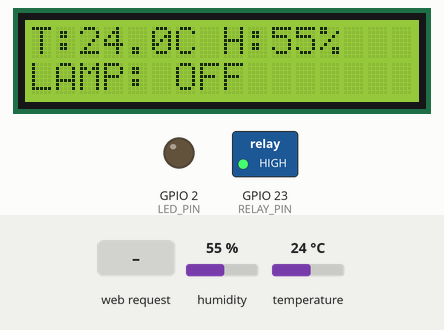
This sketch was run on a simulated ESP32. On the bench: 16×2 character LCD, switched loads named in the sketch (green lamp = pin HIGH), output pins drawn as LEDs (lit = HIGH). The inputs (shaded band) are chosen by the test bench; at power-on: humidity 55 %, temperature 24 °C. WiFi joins after 1.5 s; servers stay silent unless stated; what the sketch prints to the serial monitor is not drawn.

Above: at 9.9 s.
10.0 s: HTTP request GET /relay?state=on received
At 11.9 s:
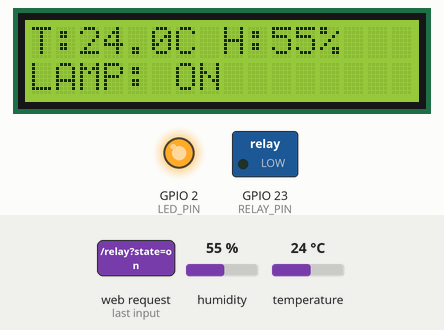
12.2 s: humidity set to 22 %
At 15.9 s:
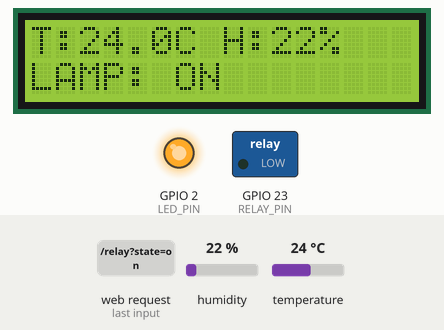
16.2 s: HTTP request GET /relay?state=off received
At 16.6 s:
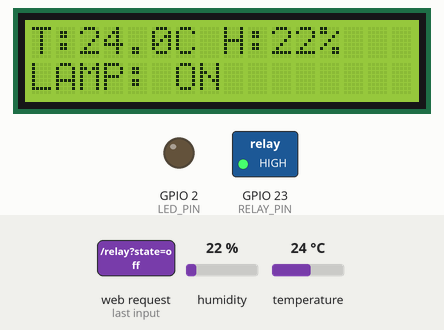
18.2 s: temperature set to 12 °C
At 19.2 s:
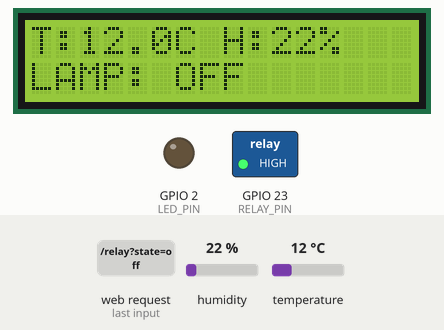
20.2 s: humidity set to 40 %
At 23.5 s:
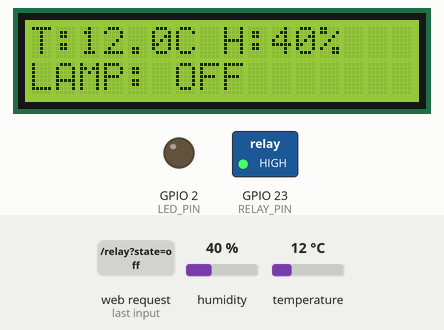
24.2 s: temperature set to 19 °C
At 27.8 s:
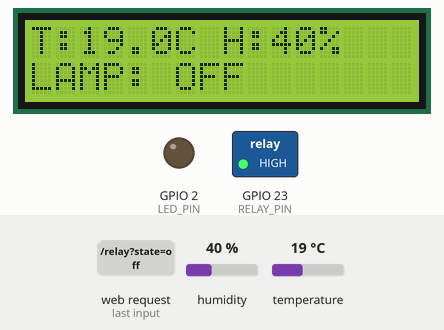
Timing chart, 0 to 29.2 s (numbered marks = the images above; inputs shaded):
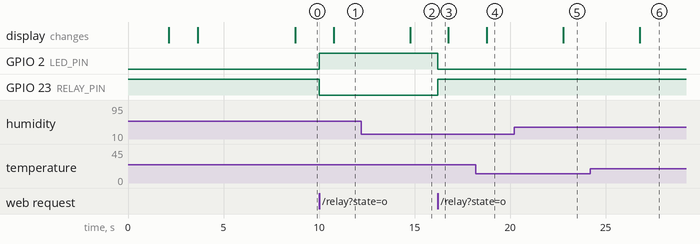

Measured:
- after the input at 10.0 s, GPIO 2 (LED_PIN): LOW → HIGH at once; GPIO 23 (RELAY_PIN): HIGH → LOW at once; the display: changes after 0.77 s (image 1)
- after the input at 12.2 s, the display: changes after 2.6 s (image 2)
- after the input at 16.2 s, GPIO 2 (LED_PIN): HIGH → LOW at once; GPIO 23 (RELAY_PIN): LOW → HIGH at once
- after the input at 18.2 s, the display: changes after 0.57 s (image 4)
- after the input at 20.2 s, the display: changes after 2.6 s (image 5)
- after the input at 24.2 s, the display: changes after 2.6 s (image 6)

The sketch:

NEXORA_Next-Generation-Environment_Room-Automation.ino
```cpp
#include <WiFi.h>
#include <WebServer.h>
#include <Wire.h>
#include <LiquidCrystal_I2C.h>
#include <DHT.h>
#include <string.h>

// =====================================
// KONFIGURASI WIFI
// =====================================

const char* ssid = "Kos Kantin Depan";
const char* password = "kantindepan";

// =====================================
// KONFIGURASI PIN
// =====================================

#define DHT_PIN 4
#define DHT_TYPE DHT11

#define RELAY_PIN 23
#define LED_PIN 2

#define SDA_PIN 21
#define SCL_PIN 22

// =====================================
// OBJEK KOMPONEN
// =====================================

DHT dht(DHT_PIN, DHT_TYPE);

LiquidCrystal_I2C lcd(0x27, 16, 2);

WebServer server(80);

// =====================================
// VARIABEL SISTEM
// =====================================

bool lampState = false;

float temperature = NAN;
float humidity = NAN;

unsigned long lastSensorRead = 0;
unsigned long lastLCDUpdate = 0;

// =====================================
// WEBSITE DASHBOARD
// =====================================

const char MAIN_page[] PROGMEM = R"rawliteral(

<!DOCTYPE html>
<html lang="en">

<head>

<meta charset="UTF-8">
<meta name="viewport" content="width=device-width, initial-scale=1.0">

<title>NEXORA - Smart Room System</title>

<style>

* {
  margin: 0;
  padding: 0;
  box-sizing: border-box;
}

body {
  font-family: 'Segoe UI', sans-serif;
  background: #080f1e;
  color: white;
  min-height: 100vh;
  overflow-x: hidden;
  padding: 25px;
}

.background {
  position: fixed;
  inset: 0;
  overflow: hidden;
  z-index: -1;
}

.blob {
  position: absolute;
  width: 300px;
  height: 300px;
  border-radius: 50%;
  filter: blur(100px);
  opacity: 0.35;
  animation: float 8s infinite alternate ease-in-out;
}

.blob.one {
  background: #2563eb;
  top: -100px;
  left: -80px;
}

.blob.two {
  background: #7c3aed;
  bottom: -100px;
  right: -80px;
  animation-delay: 2s;
}

@keyframes float {
  from {
    transform: translate(0, 0);
  }
  to {
    transform: translate(80px, 60px);
  }
}

.container {
  max-width: 950px;
  margin: auto;
}

.header {
  display: flex;
  justify-content: space-between;
  align-items: center;
  margin-bottom: 35px;
  flex-wrap: wrap;
  gap: 15px;
}

.logo {
  font-size: 25px;
  font-weight: 800;
  letter-spacing: 1px;
}

.logo span {
  color: #60a5fa;
}

.connection {
  background: #142d29;
  color: #4ade80;
  padding: 9px 15px;
  border-radius: 30px;
  font-size: 12px;
}

.dot {
  display: inline-block;
  width: 8px;
  height: 8px;
  background: #4ade80;
  border-radius: 50%;
  margin-right: 6px;
  animation: pulse 1.5s infinite;
}

@keyframes pulse {
  50% {
    opacity: 0.3;
    transform: scale(0.7);
  }
}

.welcome {
  margin-bottom: 25px;
}

.welcome h1 {
  font-size: clamp(25px, 5vw, 36px);
  margin-bottom: 8px;
}

.welcome p {
  color: #94a3b8;
  font-size: 14px;
}

.grid {
  display: grid;
  grid-template-columns: repeat(2, 1fr);
  gap: 18px;
}

.card {
  background: rgba(22, 35, 58, 0.8);
  border: 1px solid rgba(148, 163, 184, 0.12);
  border-radius: 20px;
  padding: 25px;
  backdrop-filter: blur(15px);
  box-shadow: 0 10px 35px rgba(0,0,0,0.2);
  transition: 0.3s;
  animation: appear 0.8s ease;
}

.card:hover {
  transform: translateY(-5px);
  border-color: #3b82f6;
}

@keyframes appear {
  from {
    opacity: 0;
    transform: translateY(20px);
  }
  to {
    opacity: 1;
    transform: translateY(0);
  }
}

.card-title {
  color: #94a3b8;
  font-size: 14px;
  margin-bottom: 20px;
}

.icon {
  font-size: 30px;
  margin-bottom: 12px;
}

.value {
  font-size: 38px;
  font-weight: 700;
}

.unit {
  color: #94a3b8;
  font-size: 16px;
}

.temperature {
  color: #fb923c;
}

.humidity {
  color: #60a5fa;
}

.lamp-card {
  grid-column: span 2;
  text-align: center;
  padding: 30px;
}

.lamp {
  font-size: 75px;
  margin: 15px 0;
  transition: 0.5s;
  filter: grayscale(1);
}

.lamp.on {
  filter: grayscale(0);
  animation: glow 2s infinite alternate;
}

@keyframes glow {
  from {
    filter: drop-shadow(0 0 5px #facc15);
  }
  to {
    filter: drop-shadow(0 0 25px #facc15);
  }
}

.status {
  font-size: 14px;
  color: #94a3b8;
  margin-bottom: 20px;
}

.buttons {
  display: flex;
  justify-content: center;
  gap: 15px;
  flex-wrap: wrap;
}

button {
  border: none;
  padding: 13px 35px;
  border-radius: 12px;
  font-size: 15px;
  font-weight: 700;
  cursor: pointer;
  transition: 0.25s;
}

button:hover {
  transform: scale(1.06);
}

button:active {
  transform: scale(0.95);
}

.on-btn {
  background: #16a34a;
  color: white;
}

.off-btn {
  background: #dc2626;
  color: white;
}

button:disabled {
  opacity: 0.4;
  cursor: not-allowed;
}

.footer {
  text-align: center;
  color: #64748b;
  margin-top: 30px;
  font-size: 12px;
}

@media(max-width: 550px) {
  body {
    padding: 18px;
  }

  .grid {
    grid-template-columns: 1fr;
  }

  .lamp-card {
    grid-column: span 1;
  }

  .value {
    font-size: 32px;
  }
}

</style>

</head>

<body>

<div class="background">
  <div class="blob one"></div>
  <div class="blob two"></div>
</div>

<div class="container">

  <div class="header">

    <div class="logo">
      NEXO<span>RA</span>
    </div>

    <div class="connection" id="connection">
      <span class="dot"></span>
      CONNECTING
    </div>

  </div>

  <div class="welcome">

    <h1>Room Monitoring</h1>

    <p>
      ESP32 Smart Room Control System
    </p>

  </div>

  <div class="grid">

    <div class="card">

      <div class="card-title">
        TEMPERATURE
      </div>

      <div class="icon">🌡️</div>

      <div class="value temperature">
        <span id="temp">--.-</span>
        <span class="unit">°C</span>
      </div>

      <p class="card-title">
        Room temperature
      </p>

    </div>

    <div class="card">

      <div class="card-title">
        HUMIDITY
      </div>

      <div class="icon">💧</div>

      <div class="value humidity">
        <span id="hum">--</span>
        <span class="unit">%</span>
      </div>

      <p class="card-title">
        Room humidity
      </p>

    </div>

    <div class="card lamp-card">

      <div class="card-title">
        LIGHT CONTROL
      </div>

      <div class="lamp" id="lamp">
        💡
      </div>

      <h2 id="lampStatus">
        LAMP OFF
      </h2>

      <p class="status" id="relayStatus">
        Relay is inactive
      </p>

      <div class="buttons">

        <button class="on-btn" id="onBtn"
          onclick="setLamp('on')">
          TURN ON
        </button>

        <button class="off-btn" id="offBtn"
          onclick="setLamp('off')">
          TURN OFF
        </button>

      </div>

    </div>

  </div>

  <div class="footer">
    NEXORA · SMART ROOM SYSTEM · POWERED BY ESP32
    <br><br>
    Monitor. Connect. Control.
  </div>

</div>

<script>

async function updateDashboard() {

  try {

    const response = await fetch('/api', {
      cache: 'no-store'
    });

    if (!response.ok) {
      throw new Error('Connection error');
    }

    const data = await response.json();

    document.getElementById('temp').textContent =
      data.temperature === null ? '--.-' : data.temperature;

    document.getElementById('hum').textContent =
      data.humidity === null ? '--' : data.humidity;

    const lamp = document.getElementById('lamp');

    const status = document.getElementById('lampStatus');

    const relay = document.getElementById('relayStatus');

    if (data.relay) {

      lamp.classList.add('on');

      status.textContent = 'LAMP ON';

      relay.textContent = 'Relay is active';

    } else {

      lamp.classList.remove('on');

      status.textContent = 'LAMP OFF';

      relay.textContent = 'Relay is inactive';

    }

    document.getElementById('connection').innerHTML =
      '<span class="dot"></span> ESP32 ONLINE';

  }

  catch(error) {

    document.getElementById('connection').textContent =
      '● DISCONNECTED';

  }

}

async function setLamp(state) {

  const buttons = document.querySelectorAll('button');

  buttons.forEach(button => button.disabled = true);

  try {

    const response = await fetch('/relay?state=' + state);

    if (!response.ok) {
      throw new Error('Command failed');
    }

    await updateDashboard();

  }

  catch(error) {

    alert('Gagal mengirim perintah ke ESP32');

  }

  finally {

    buttons.forEach(button => button.disabled = false);

  }

}

updateDashboard();

setInterval(updateDashboard, 2500);

</script>

</body>
</html>

)rawliteral";

// =====================================
// FUNGSI LCD
// =====================================

void printLCDLine(int row, const char* text) {

  lcd.setCursor(0, row);

  lcd.print(text);

  int length = strlen(text);

  for (int i = length; i < 16; i++) {
    lcd.print(" ");
  }

}

// =====================================
// FUNGSI KONTROL RELAY
// =====================================

void controlLamp(bool state) {

  lampState = state;

  if (lampState) {

    // Relay Active LOW
    digitalWrite(RELAY_PIN, LOW);

    // LED internal ON
    digitalWrite(LED_PIN, HIGH);

  }

  else {

    // Relay OFF
    digitalWrite(RELAY_PIN, HIGH);

    // LED internal OFF
    digitalWrite(LED_PIN, LOW);

  }

}

// =====================================
// MEMBACA SENSOR DHT11
// =====================================

void readSensor() {

  float t = dht.readTemperature();
  float h = dht.readHumidity();

  if (!isnan(t) && !isnan(h)) {

    temperature = t;
    humidity = h;

  }

}

// =====================================
// UPDATE LCD
// =====================================

void updateLCD() {

  char line1[17];
  char line2[17];

  if (isnan(temperature) || isnan(humidity)) {

    snprintf(line1, sizeof(line1), "Sensor Error");

  }

  else {

    snprintf(
      line1,
      sizeof(line1),
      "T:%.1fC H:%.0f%%",
      temperature,
      humidity
    );

  }

  snprintf(
    line2,
    sizeof(line2),
    "LAMP: %s",
    lampState ? "ON" : "OFF"
  );

  printLCDLine(0, line1);
  printLCDLine(1, line2);

}

// =====================================
// SETUP WEB SERVER
// =====================================

void setupWebServer() {

  // Halaman utama
  server.on("/", HTTP_GET, []() {

    server.send_P(
      200,
      "text/html",
      MAIN_page
    );

  });

  // Data sensor dan status relay
  server.on("/api", HTTP_GET, []() {

    String json = "{";

    json += "\"temperature\":";

    if (isnan(temperature)) {
      json += "null";
    } else {
      json += String(temperature, 1);
    }

    json += ",\"humidity\":";

    if (isnan(humidity)) {
      json += "null";
    } else {
      json += String(humidity, 0);
    }

    json += ",\"relay\":";
    json += (lampState ? "true" : "false");

    json += "}";

    server.send(
      200,
      "application/json",
      json
    );

  });

  // Kontrol lampu
  server.on("/relay", HTTP_GET, []() {

    if (!server.hasArg("state")) {

      server.send(400, "text/plain", "Missing state");

      return;

    }

    String state = server.arg("state");

    if (state == "on") {

      controlLamp(true);

      server.send(200, "text/plain", "Relay ON");

    }

    else if (state == "off") {

      controlLamp(false);

      server.send(200, "text/plain", "Relay OFF");

    }

    else {

      server.send(400, "text/plain", "Invalid command");

    }

  });

  server.begin();

  Serial.println("Web Server Started");

}

// =====================================
// SETUP
// =====================================

void setup() {

  Serial.begin(115200);

  // Inisialisasi pin
  pinMode(RELAY_PIN, OUTPUT);
  pinMode(LED_PIN, OUTPUT);

  // Kondisi awal: semua OFF
  controlLamp(false);

  // Inisialisasi I2C
  Wire.begin(SDA_PIN, SCL_PIN);

  // Inisialisasi LCD
  lcd.init();
  lcd.backlight();

  printLCDLine(0, "NEXORA");
  printLCDLine(1, "Initializing...");

  // Inisialisasi DHT11
  dht.begin();

  delay(2000);

  // =====================================
  // KONEKSI WIFI
  // =====================================

  WiFi.mode(WIFI_STA);

  WiFi.begin(ssid, password);

  Serial.println();
  Serial.print("Connecting to WiFi");

  printLCDLine(0, "Connecting WiFi");
  printLCDLine(1, "Please wait...");

  while (WiFi.status() != WL_CONNECTED) {

    delay(500);

    Serial.print(".");

  }

  Serial.println();

  Serial.println("WiFi Connected!");

  Serial.print("ESP32 IP Address: ");

  Serial.println(WiFi.localIP());

  // =====================================
  // TAMPILKAN IP DI LCD
  // =====================================

  lcd.clear();

  printLCDLine(0, "WiFi Connected");

  String ipAddress = WiFi.localIP().toString();

  printLCDLine(1, ipAddress.c_str());

  // IP ditampilkan selama 5 detik
  delay(5000);

  // =====================================
  // MEMBACA SENSOR AWAL
  // =====================================

  readSensor();

  // =====================================
  // MENJALANKAN WEB SERVER
  // =====================================

  setupWebServer();

  // Update LCD dengan data sensor
  updateLCD();

  Serial.println("System Ready!");

}

// =====================================
// LOOP
// =====================================

void loop() {

  server.handleClient();

  // Baca sensor setiap 2 detik
  if (millis() - lastSensorRead >= 2000) {

    lastSensorRead = millis();

    readSensor();

  }

  // Update LCD setiap 1 detik
  if (millis() - lastLCDUpdate >= 1000) {

    lastLCDUpdate = millis();

    updateLCD();

  }

}
```
